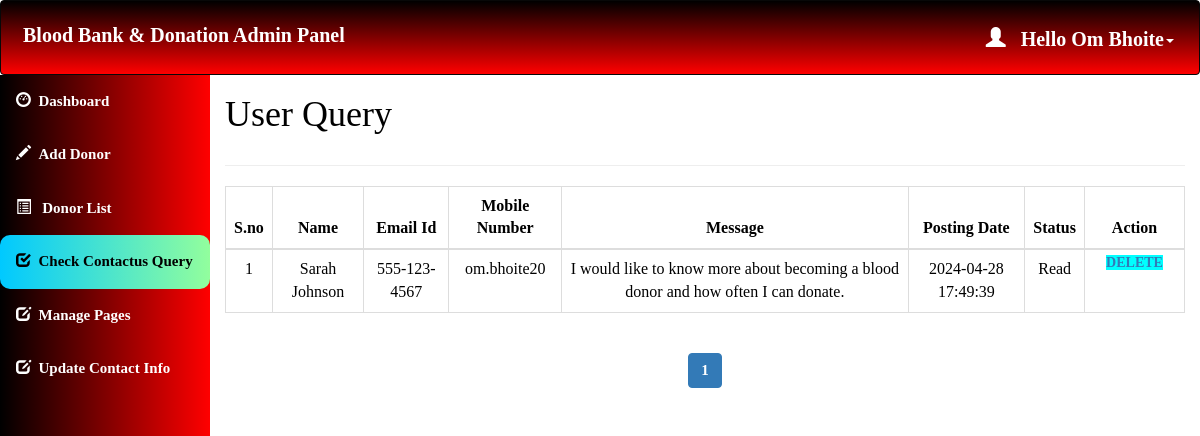
The app's page /Admin/Query.php (signed in) with its own data.
### tables this page shows
CREATE TABLE `contact_query` (
  `query_id` int(11) NOT NULL,
  `query_name` varchar(100) NOT NULL,
  `query_mail` varchar(120) NOT NULL,
  `query_number` char(11) NOT NULL,
  `query_message` longtext NOT NULL,
  `query_date` timestamp NOT NULL DEFAULT current_timestamp() ON UPDATE current_timestamp(),
  `query_status` int(11) DEFAULT NULL
);

### Admin/Query.php (the view, shortened to what this page needs)
<html>
<head>
  <link rel="stylesheet" href="https://maxcdn.bootstrapcdn.com/bootstrap/3.4.1/css/bootstrap.min.css">
</head>
<?php
include 'Conn.php';
  if (isset($_SESSION['loggedin']) && $_SESSION['loggedin'] == true) {
  ?>
<body style="color:black">
<div id="header">
<?php include 'Header.php';
?>
</div>
<div id="sidebar">
<?php $active="query"; include 'Sidebar.php'; ?>
</div>
<div id="content" >
  <div class="content-wrapper">
    <div class="container-fluid">
      <div class="row">
        <div class="col-md-12 lg-12 sm-12">
          <h1 class="page-title">User Query</h1>
        </div>
      </div>
      <hr>
      <?php
        include 'Conn.php';
          $limit = 10;
          if(isset($_GET['page'])){
            $page = $_GET['page'];
          }else{
            $page = 1;
          }
          $offset = ($page - 1) * $limit;
          $count=$offset+1;
        $sql= "select * from contact_query LIMIT {$offset},{$limit}";
        $result=mysqli_query($conn,$sql);
        if(mysqli_num_rows($result)>0)   {
       ?>
       <div class="table-responsive">
      <table class="table table-bordered" style="text-align:center">
          <thead style="text-align:center">
          <th style="text-align:center">S.no</th>
          <th style="text-align:center">Name</th>
          <th style="text-align:center">Email Id</th>
          <th style="text-align:center">Mobile Number</th>
          <th style="text-align:center">Message</th>
          <th style="text-align:center">Posting Date</th>
          <th style="text-align:center">Status</th>
          <th style="text-align:center">Action</th>
          </thead>
          <tbody>
            <?php
            while($row = mysqli_fetch_assoc($result)) { ?>
          <tr>
                  <td><?php echo $count++; ?></td>
                  <td><?php echo $row['query_name']; ?></td>
                  <td><?php echo $row['query_mail']; ?></td>
                  <td><?php echo $row['query_number']; ?></td>
                  <td><?php echo $row['query_message']; ?></td>
                  <td><?php echo $row['query_date']; ?></td>
                  <?php if($row['query_status']==1)
{
?><td>Read<br></td>
<?php } else {?>
<td><a href="Query.php?id=<?php echo $row['query_id'];?>" onclick="clickme()"><b id="demo">Pending</b></a><br>
</td>
<?php } ?>
                    <td id="he" style="width:100px">
                    <a style="background-color:aqua" href='delete_query.php?id=<?php echo $row['query_id']; ?>'> Delete </a>
                </td>
              </tr>
            <?php } ?>
          </tbody>
      </table>
    </div>
    <?php } ?>
    <div class="table-responsive"style="text-align:center;align:center">
        <?php
        $sql1 = "SELECT * FROM contact_query";
        $result1 = mysqli_query($conn, $sql1) or die("Query Failed.");
        if(mysqli_num_rows($result1) > 0){
          $total_records = mysqli_num_rows($result1);
          $total_page = ceil($total_records / $limit);
          echo '<ul class="pagination admin-pagination">';
          for($i = 1; $i <= $total_page; $i++){
            if($i == $page){
              $active = "active";
            }else{
              $active = "";
            }
            echo '<li class="'.$active.'"><a href="Query.php?page='.$i.'">'.$i.'</a></li>';
          }
          echo '</ul>';
        }
        ?>
        </div>
      </div>
    </div>
   <?php }
    ?>
</body>
</html>

### Admin/Header.php (shortened to what this page needs)
<!DOCTYPE html>
<html>
<head>
    <link rel="stylesheet" href="https://maxcdn.bootstrapcdn.com/bootstrap/3.4.1/css/bootstrap.min.css">
</head>
<body>
    <nav class="navbar navbar-inverse">
        <div class="container-fluid">
            <div class="navbar-header">
                <a class="navbar-brand" id="qq" href="dashboard.php" style="color:white;">Blood Bank & Donation Admin
                    Panel</a>
            </div>
            <ul class="nav navbar-nav navbar-right">
                <li class="dropdown"><a class="dropdown-toggle" id="qw" data-toggle="dropdown" href="#"
                        style="font-weight:bold;color:white "> <span class="glyphicon glyphicon-user"></span>&nbsp&nbsp
                        <?php
                        include 'conn.php';
                        $username = $_SESSION['username'];
                        $sql = "select * from admin_info where admin_username='$username'";
                        $result = mysqli_query($conn, $sql) or die ("query failed.");
                        $row = mysqli_fetch_assoc($result);
                        echo "Hello " . $row['admin_name'];
                        ?><span class="caret"></span>
                    </a>
                </li>
            </ul>
        </div>
    </nav>
</body>
</html>

### Admin/Query.php (style rules this page uses)
#sidebar { position:relative;margin-top:-20px }
#content { position:relative;margin-left:210px }
#he { font-size: 14px; font-weight: 600; text-transform: uppercase; padding: 3px 7px; color: #fff; text-decoration: none; border-radius: 3px; align:center }

### Admin/Header.php (style rules this page uses)
.navbar { background: linear-gradient(to bottom, black,red); padding: 10px 10px; color: white; }
.navbar a { float: left; color: white; text-align: center; padding: 12px; text-decoration: none; font-size: 20px; line-height: 25px; }
.navbar-brand { font-size: 25px; font-weight: bold; }
.navbar a { float: none; display: block; text-align: left; }
.navbar-right { float: none; }

### Admin/Sidebar.php (style rules this page uses)
body { margin: 0; font-family: 'Averia Gruesa Libre'; font-size: 15px; color: #F8F9F9; }

### records on screen
contact_query: query_name "Sarah Johnson", query_mail "555-123-4567", query_number "om.bhoite20", query_message "I would like to know more about becoming a blood donor and how often I can donate.", query_date "2024-04-28 17:49:39", query_status "Read"

### other values on screen
$row['admin_name'] "Om Bhoite"
